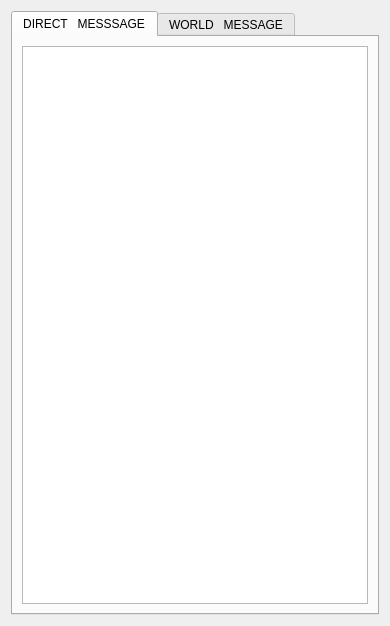
<?xml version="1.0" encoding="UTF-8"?>
<ui version="4.0">
 <class>UnloginCenter</class>
 <widget class="QWidget" name="UnloginCenter">
  <property name="geometry">
   <rect>
    <x>0</x>
    <y>0</y>
    <width>390</width>
    <height>626</height>
   </rect>
  </property>
  <property name="windowTitle">
   <string>Form</string>
  </property>
  <layout class="QVBoxLayout" name="verticalLayout">
   <item>
    <widget class="QTabWidget" name="tabWidget">
     <property name="currentIndex">
      <number>0</number>
     </property>
     <widget class="QWidget" name="tab">
      <attribute name="title">
       <string>DIRECT   MESSSAGE</string>
      </attribute>
      <layout class="QVBoxLayout" name="verticalLayout_2">
       <item>
        <widget class="QListWidget" name="lwHome"/>
       </item>
      </layout>
     </widget>
     <widget class="QWidget" name="tab_2">
      <attribute name="title">
       <string>WORLD   MESSAGE</string>
      </attribute>
      <layout class="QVBoxLayout" name="verticalLayout_3">
       <item>
        <widget class="ClickableTextBrowser" name="display">
         <property name="layoutDirection">
          <enum>Qt::LayoutDirection::LeftToRight</enum>
         </property>
         <property name="html">
          <string>&lt;!DOCTYPE HTML PUBLIC &quot;-//W3C//DTD HTML 4.0//EN&quot; &quot;http://www.w3.org/TR/REC-html40/strict.dtd&quot;&gt;
&lt;html&gt;&lt;head&gt;&lt;meta name=&quot;qrichtext&quot; content=&quot;1&quot; /&gt;&lt;meta charset=&quot;utf-8&quot; /&gt;&lt;style type=&quot;text/css&quot;&gt;
p, li { white-space: pre-wrap; }
hr { height: 1px; border-width: 0; }
li.unchecked::marker { content: &quot;\2610&quot;; }
li.checked::marker { content: &quot;\2612&quot;; }
&lt;/style&gt;&lt;/head&gt;&lt;body style=&quot; font-family:'Microsoft YaHei UI'; font-size:9pt; font-weight:400; font-style:normal;&quot;&gt;
&lt;p style=&quot;-qt-paragraph-type:empty; margin-top:0px; margin-bottom:0px; margin-left:0px; margin-right:0px; -qt-block-indent:0; text-indent:0px;&quot;&gt;&lt;br /&gt;&lt;/p&gt;&lt;/body&gt;&lt;/html&gt;</string>
         </property>
        </widget>
       </item>
       <item>
        <widget class="QLineEdit" name="text"/>
       </item>
       <item>
        <widget class="QPushButton" name="enter">
         <property name="text">
          <string>USE WORLD</string>
         </property>
        </widget>
       </item>
       <item>
        <widget class="QPushButton" name="send">
         <property name="text">
          <string>SEND</string>
         </property>
        </widget>
       </item>
      </layout>
     </widget>
    </widget>
   </item>
  </layout>
 </widget>
 <customwidgets>
  <customwidget>
   <class>ClickableTextBrowser</class>
   <extends>QTextBrowser</extends>
   <header>clickabletextbrowser.h</header>
  </customwidget>
 </customwidgets>
 <resources/>
 <connections/>
</ui>
